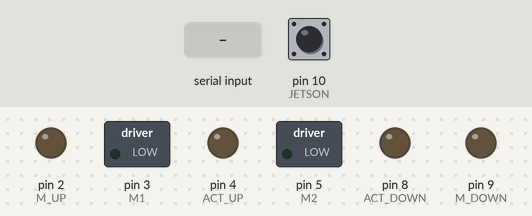
Recording of a sketch running on a simulated Arduino Uno, built with avr-gcc and run on an emulated ATmega328P. Shown: switched loads named in the sketch (green lamp = pin HIGH), output pins drawn as LEDs (lit = HIGH). Inputs (shaded band) come from the test bench; at power-on: pin 10 (JETSON) HIGH. What the sketch prints to the serial monitor is not drawn.

Above: at 1.3 s.
1.4 s: "*" received over the second serial link
At 2.6 s:
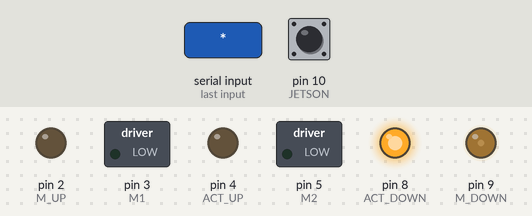
2.9 s: "90,45,200\n" received over the second serial link
At 4.1 s:
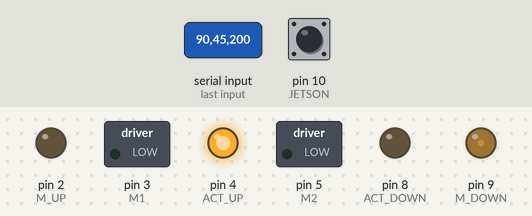
4.4 s: pin 10 (JETSON) pulled LOW for 0.15 s
At 6.6 s:
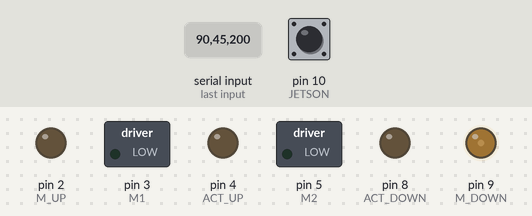
6.9 s: "90,45\n" received over the second serial link
At 8.1 s:
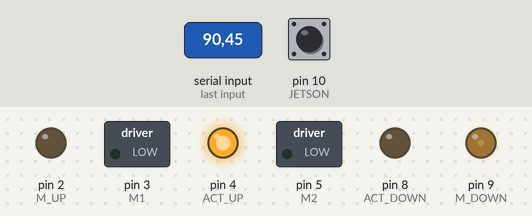
8.4 s: pin 10 (JETSON) pulled LOW for 1 s
At 9.9 s:
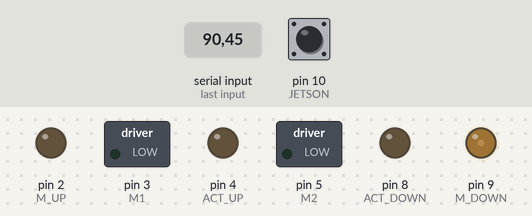
Timing chart, 0 to 11.4 s (numbered marks = the images above; inputs shaded):
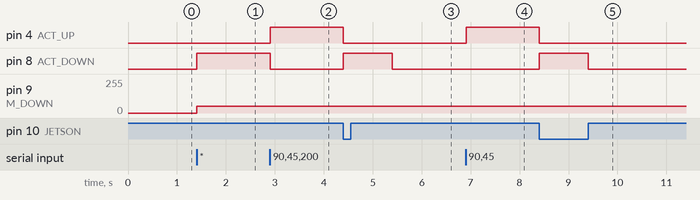

The sketch:

SEED_Robot_Receiver_V4_Jetson.ino
```cpp
// Written by Jack McTasney for UVM SEED Team 24 2024-->2025
// This is the code that works with the jetson, currently the robot has a 5V source connected to the JETSON pin so the drill and actuator don't get randomly triggered
// by floating values!!!
// Maybe this will work

#include <SoftwareSerial.h>
#define M1 3  // PWM Capable
#define M2 5  // PWM Capable
#define ACT_UP 4
#define ACT_DOWN 8
#define M_UP 2
#define M_DOWN 9
#define JETSON 10

int values[4];  // Holds values transmitted from joystick and buttons

// according to Arduino Docs, the first param is Rx, the second is Tx:
SoftwareSerial bluetooth(6, 7);

void setup() {
  bluetooth.begin(9600);
  Serial.begin(9600);
  delay(100);
  pinMode(M1, OUTPUT);
  pinMode(M2, OUTPUT);
  pinMode(ACT_UP, OUTPUT);
  pinMode(ACT_DOWN, OUTPUT);
  pinMode(M_UP, OUTPUT);
  pinMode(M_DOWN, OUTPUT);
  pinMode(JETSON, INPUT_PULLUP);
}
void loop() {
  //char data[10] = { '*', '*', '*', '*', '*', '*', '*', '*', '*', '*' };
  // Create array full of *'s
  char data[20];
  char n = '*';
  data[0] = n;
  memcpy(((char *)data) + sizeof(data[0]), data, sizeof(data) - sizeof(data[0]));
  char incoming;
  int i = 0;
  // Get serial buffer into data array
  while ((bluetooth.available() > 0) || (bluetooth.peek() != -1)) {
    incoming = bluetooth.read();
    data[i] = incoming;
    i++;
    delay(1);
  }
  if (digitalRead(JETSON) == LOW) {
    analogWrite(M_DOWN, 50);
    digitalWrite(M_UP, LOW);
    digitalWrite(ACT_UP, LOW);
    digitalWrite(ACT_DOWN, HIGH);
    delay(1000);
    digitalWrite(ACT_UP, LOW);
    digitalWrite(ACT_DOWN, LOW);
    while (digitalRead(JETSON) == LOW) {}
  }
  // Test printing data array
  if (i > 0) {
    for (i = 0; i < 20; i++) {
      if (data[i] == '*') {  // End of data
        i = 100;             // Just cause lol (Will exit loop)
        //Serial.println(" LOL");

        // Extracting Numbers
        int index = 0;
        char *token = strtok(data, ",");      // Get the first token
        while (token != NULL && index < 4) {  // Ensure we don't exceed array bounds
          values[index++] = atoi(token);      // Convert to integer
          token = strtok(NULL, ",");          // Get the next token
        }
        // Print extracted numbers
        /*
        for (int i = 0; i < index; i++) {
          Serial.println(values[i]);
        }
        */
        int M1_val = map(values[0], 0, 1023, 128, 255);
        int M2_val = map(values[1], 0, 1023, 1, 127);


        //analogWrite(M1, values[0]);
        //analogWrite(M2, values[1]);
        Serial.write(M1_val);
        Serial.write(M2_val);
        digitalWrite(ACT_UP, values[2]);
        digitalWrite(ACT_DOWN, !values[2]);
        analogWrite(M_DOWN, !values[3] * 50);
        digitalWrite(M_UP, LOW);
        //digitalWrite(ACT_DOWN, values[3]);

      }  //else
         //Serial.print(data[i]);
    }
  }
}
```

Measured:
- after the input at 1.4 s, pin 8 (ACT_DOWN): LOW → HIGH at once; pin 9 (M_DOWN): 0/255 → 50/255 at once
- after the input at 2.9 s, pin 4 (ACT_UP): LOW → HIGH at once; pin 8 (ACT_DOWN): HIGH → LOW at once
- after the input at 4.4 s, pin 4 (ACT_UP): HIGH → LOW at once; pin 8 (ACT_DOWN): LOW → HIGH at once, → LOW 1.0 s later
- after the input at 6.9 s, pin 4 (ACT_UP): LOW → HIGH at once
- after the input at 8.4 s, pin 4 (ACT_UP): HIGH → LOW at once; pin 8 (ACT_DOWN): LOW → HIGH at once, → LOW 1.0 s later
